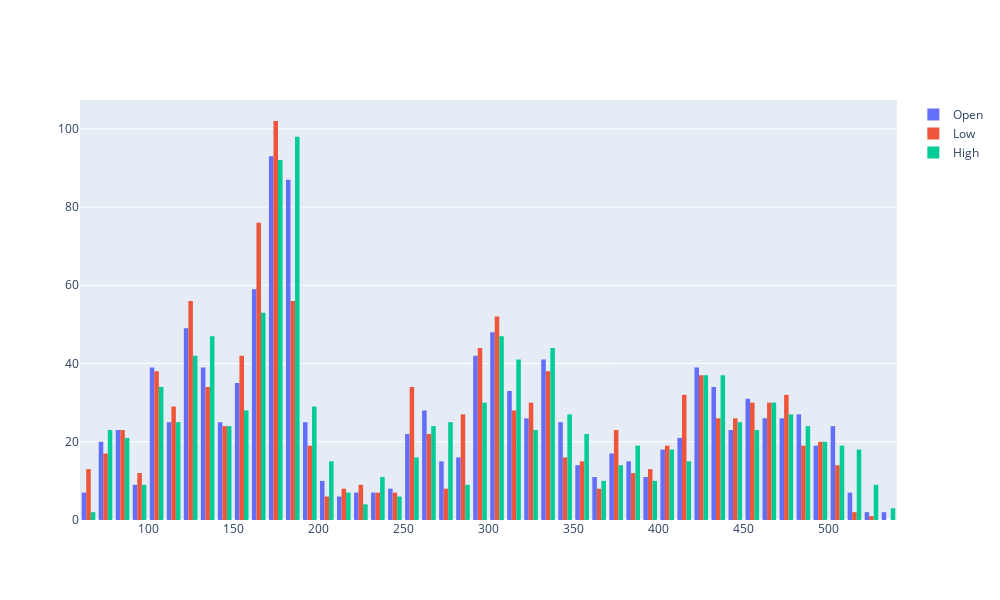

Source (notebook cell):
### Markdown cell above
<a id = '5.6'></a>
## **<span style= 'color: #5494ff '>3.6 Histogram for Distribution on values</span>** 

<a href="#toc" role="button" aria-pressed="true" >⬆ Back to Table of Contents </a>

### Code cell
fig = go.Figure()
fig.add_trace(go.Histogram(x = tatamotors_5year.Open, name='Open'))
fig.add_trace(go.Histogram(x = tatamotors_5year.Low, name='Low'))
fig.add_trace(go.Histogram(x = tatamotors_5year.High, name= 'High'))
fig.update_layout(width = 1000, height = 600)
fig.show()

### Figure 1 — Plotly figure (JSON) as saved in the notebook; plotly's stock layout.template omitted (floating-point values rounded to 4 significant figures; data arrays with more than 128 entries replaced by an {"elided": "..."} marker saying what was removed)
{"data": [{"name": "Open", "type": "histogram", "x": {"elided": "1236 float values"}}, {"name": "Low", "type": "histogram", "x": {"elided": "1236 float values"}}, {"name": "High", "type": "histogram", "x": {"elided": "1236 float values"}}], "layout": {"height": 600, "width": 1000}}
